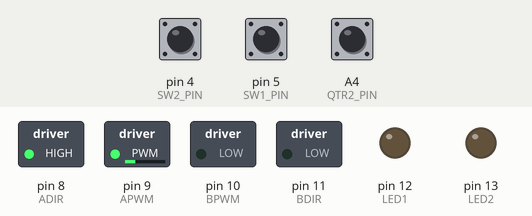
Bench run of a sketch on a simulated Arduino Uno, built with avr-gcc and run on an emulated ATmega328P. On the bench: switched loads named in the sketch (green lamp = pin HIGH), output pins drawn as LEDs (lit = HIGH). Inputs (shaded band) come from the test bench; at power-on: pin 4 (SW2_PIN) HIGH, pin 5 (SW1_PIN) HIGH, A4 (QTR2_PIN) HIGH. What the sketch prints to the serial monitor is not drawn.

Above: at 1.2 s.
1.3 s: pin 4 (SW2_PIN) pulled LOW for 0.15 s
At 1.37 s:
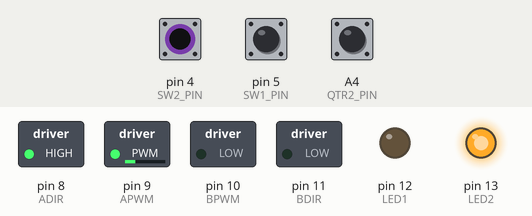
2.9 s: pin 5 (SW1_PIN) pulled LOW for 0.15 s
At 3.7 s:
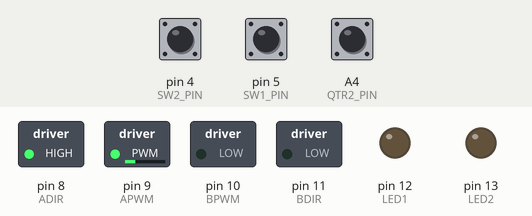
4.5 s: A4 (QTR2_PIN) pulled LOW for 0.15 s
At 4.57 s:
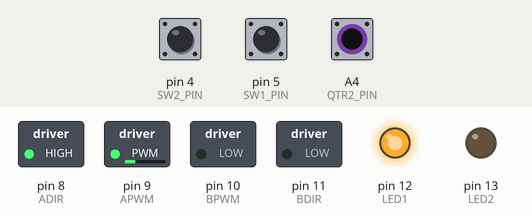
6.1 s: A4 (QTR2_PIN) pulled LOW for 3.2 s
At 10.2 s:
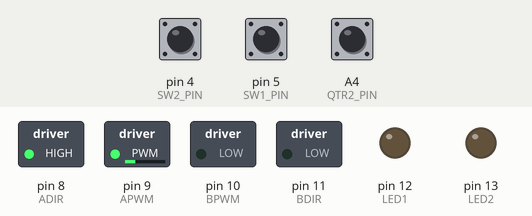
10.8 s: pin 4 (SW2_PIN) pulled LOW for 3.2 s
At 11.4 s:
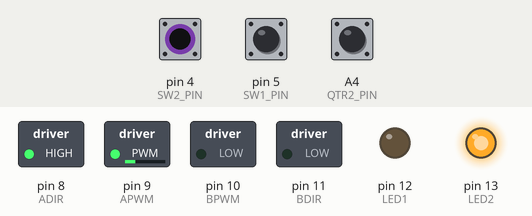
15.5 s: pin 4 (SW2_PIN) driven LOW and pin 5 (SW1_PIN) driven LOW
At 16.2 s:
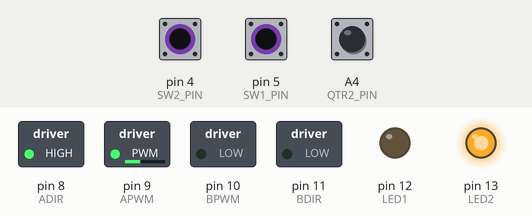
Timing chart, 0 to 18.0 s (numbered marks = the images above; inputs shaded):
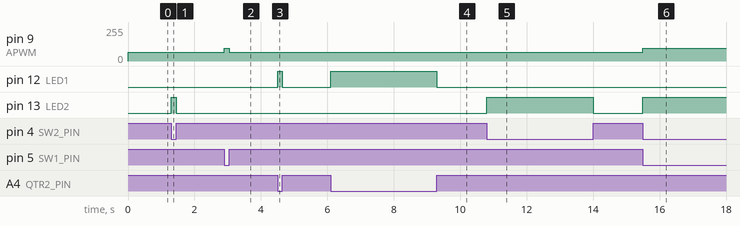

The sketch:

lab_8.ino
```cpp
//Michael Sarlo
//Lab 8-Motor

// Motor A
#define ADIR 8     // PORTB0  // DRV8355 phase set with GPIO
#define APWM 9     // PORTB1  // DRV8355 PWM set by Timer 2 direct pin drive

// Motor B
#define BDIR 11    // PORTB3
#define BPWM 10    // PORTB2

// reference Pot and Motor encoder connections
#define PCHA A1    // PORTC1
#define PCHB A0    // PORTC0
#define MCHA 3     // PORTD3
#define MCHB 2     // PORTD2

// Sensors and switches
#define SW1_PIN 5    // PORT
#define SW2_PIN 4     // PORT
#define KNOB_SW A2 // PORT
#define QTR2_PIN A4   // PORT
#define QTR1_PIN A3   // PORT

// Test points, indicators
#define LED1 12      // PORT
#define LED2 13      // PORT
#define TP_PIN 13   // PORTB5

const boolean isClockWise = true;
boolean motorDir;
boolean isDiskWhite, prevIsDiskWhite, isDiskB2W, isDiskW2B;
boolean isDownSw1 = false, prevIsDownSw1 = false, isUp2DnSw1;
boolean isDownSw2 = false, prevIsDownSw2 = false, isUp2DnSw2;

//*******************************************************************************************
void setup()
{
  Serial.begin(9600);
  Serial.println(F("Motor A Pong"));

  configurePins();   // define pin modes and initial states
  configureTimer1(); // setup timer 1  *** MODIIFY THIS FUNCTION

  isDiskWhite = !digitalRead(QTR2_PIN);
  motorDir = isClockWise;
  digitalWrite(ADIR, motorDir);
  OCR1A = 200;  // init PWM to 25%
} // setup()

//*******************************************************************************************
void loop()
{
  isDownSw1 = !digitalRead(SW1_PIN);
  isDownSw2 = !digitalRead(SW2_PIN);

  digitalWrite(LED1, !digitalRead(QTR2_PIN)); // mirror QTR2 sensor to LED1
  digitalWrite(LED2, isDownSw2);

  prevIsDiskWhite = isDiskWhite;
  isDiskWhite = !digitalRead(QTR2_PIN);
  isDiskB2W = (isDiskWhite && !prevIsDiskWhite);
  isDiskW2B = (!isDiskWhite && prevIsDiskWhite);

  if (isDownSw1) OCR1A = 300;  // fast motor
  else           OCR1A = 200;  //slow motor
  readandconditioninputs();
  //if (isDownSw2) OCR1A = 0;     //stops motor, comment out for ping-pong motion

  // Pong in white or black based on SW2 state

// ADD YOUR CODE HERE FOR PING-PONG MOTION OF MOTOR
// Partial (incomplete) pseudo code that may help you with ping-pong motion
//    motorDir = !motorDir;
//    digitalWrite(ADIR, motorDir);
//    delay(200);
//    isDiskWhite = !digitalRead(QTR2_PIN);
//

} // loop()

//*******************************************************************************************
void configurePins(void)
{
  // H-bridge Phase-Enable
  pinMode(ADIR, OUTPUT);  digitalWrite(ADIR, LOW);  // 0: forward, 1: reverse
  pinMode(APWM, OUTPUT);  digitalWrite(APWM, LOW);  // PWM motor modulation
  pinMode(BDIR, OUTPUT);  digitalWrite(BDIR, LOW);  // 0: forward, 1: reverse
  pinMode(BPWM, OUTPUT);  digitalWrite(BPWM, LOW);  // PWM motor modulation

  // Reference and Motor Encoders
  pinMode(PCHA, INPUT);
  pinMode(PCHB, INPUT);
  pinMode(MCHA, INPUT_PULLUP);
  pinMode(MCHB, INPUT_PULLUP);

  // Pushbuttons
  pinMode(SW1_PIN, INPUT_PULLUP);      // stand alone push button
  pinMode(SW2_PIN, INPUT_PULLUP);      // stand alone push button
  pinMode(KNOB_SW, INPUT_PULLUP);  // pot switch

  // Test point on UNO13 -> PORTB5
  pinMode(TP_PIN, OUTPUT); digitalWrite(TP_PIN, LOW);
  pinMode(LED1, OUTPUT);   digitalWrite(LED1, LOW);
  pinMode(LED2, OUTPUT);   digitalWrite(LED2, LOW);

  // QTR Sensors
  pinMode(QTR1_PIN, INPUT_PULLUP);
  pinMode(QTR2_PIN, INPUT_PULLUP);
} // end configurePins

//*******************************************************************************************
void configureTimer1(void) {
  // Configure Timer 1 (16 bit) for 20 kHz motor driver PWM generation.
  // Prescale the clock by a divisor of 1.
  // Set the mode to FAST PWM mode with ICR1 defined cycle length (TOP value), (Mode 14)
  // and OCR1 defined duty cycle (compare).
  // Set COM1A bits for clear on compare.
  TCCR1A = 0x82;
  TCCR1B = 0x19;
  OCR1A = 199;
  ICR1 = 799;

} // end configureTimer1

void readandconditioninputs(){
  isDownSw1 = !digitalRead(SW1_PIN);
  isDownSw2 = !digitalRead(SW2_PIN);

  prevIsDiskWhite = isDiskWhite;
  isDiskWhite = !digitalRead(QTR2_PIN);
  isDiskB2W = (isDiskWhite && !prevIsDiskWhite);
  isDiskW2B = (!isDiskWhite && prevIsDiskWhite);

  digitalWrite(LED1, isDiskWhite);
  digitalWrite(LED2, isDownSw2);
}
```

Measured:
- after the input at 1.3 s, pin 13 (LED2): LOW → HIGH at once, → LOW 0.15 s later
- after the input at 2.9 s, pin 9 (APWM): 64/255 → 96/255 at once, → 64/255 0.15 s later
- after the input at 4.5 s, pin 12 (LED1): LOW → HIGH at once, → LOW 0.15 s later
- after the input at 6.1 s, pin 12 (LED1): LOW → HIGH at once, → LOW 3.2 s later
- after the input at 10.8 s, pin 13 (LED2): LOW → HIGH at once, → LOW 3.2 s later
- after the input at 15.5 s, pin 9 (APWM): 64/255 → 96/255 at once; pin 13 (LED2): LOW → HIGH at once
